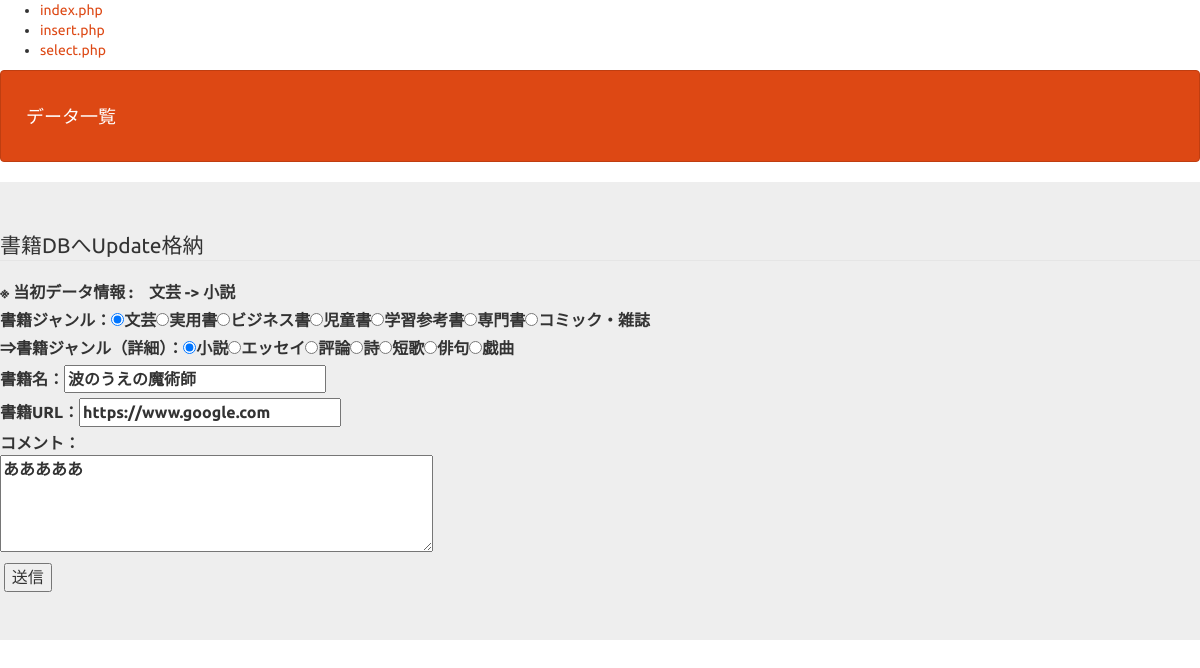
/detail.php?id=8, run on the app's committed database.
### tables this page shows
CREATE TABLE `gs_20210327_table` (
  `id` mediumint(12) NOT NULL,
  `b_genre_1` varchar(128) NOT NULL,
  `b_genre_2` varchar(128) NOT NULL,
  `b_name` varchar(64) NOT NULL,
  `b_url` text NOT NULL,
  `b_remarks` text NOT NULL,
  `indate` datetime NOT NULL
);

### funcs.php (called while the page is built, shortened)
<?php
function h($str){
    return htmlspecialchars($str, ENT_QUOTES);
}

### detail.php (the view, shortened to what this page needs)
<?php
require_once('funcs.php');
$pdo = db_conn();
$id = $_GET['id'];
$stmt = $pdo->prepare('SELECT * FROM gs_20210327_table WHERE id=' . $id . ';');
$status = $stmt->execute();
if ($status == false) {
    sql_error($status);
} else {
    $result = $stmt->fetch();
}
?>
<!DOCTYPE html>
<html lang="ja">
<head>
    <link href="css/bootstrap.min.css" rel="stylesheet">
</head>
<body>
    <ul>
        <li><a href="index.php">index.php</a></li>
        <li><a href="insert.php">insert.php</a></li>
        <li><a href="select.php">select.php</a></li>
    </ul>
    <header>
        <nav class="navbar navbar-default">
            <div class="container-fluid">
                <div class="navbar-header"><a class="navbar-brand" href="select.php">データ一覧</a></div>
            </div>
        </nav>
    </header>
    <form method="post" action="update.php">
        <div class="jumbotron">
            <fieldset>
                <legend>書籍DBへUpdate格納</legend>
                <label>※ 当初データ情報 :　<?= h($result['b_genre_1'])?>  ->  <?= h($result['b_genre_2'])?></label><br>
                <label id="b_genre_1">書籍ジャンル：</label><br>
                <label id="b_genre_2">⇒</label><br>
                <label id="b_name">書籍名：<input type="text" name="b_name" value="<?= h($result['b_name'])?>"></label><br>
                <label id="b_url">書籍URL：<input type="text" name="b_url" value="<?= h($result['b_url'])?>"></label><br>
                <label id="b_remarks">コメント：<br><textArea name="b_remarks" rows="4" cols="40"><?= h($result['b_remarks'])?></textArea></label><br>
                <input type="submit" value="送信">
            </fieldset>
        </div>
    </form>
</body>
</html>

### detail.php (style rules this page uses)
div { padding: 10px; font-size: 16px; }

### data on the page
gs_20210327_table: b_genre_1 "文芸", b_genre_2 "小説", b_name "波のうえの魔術師", b_url "https://www.google.com", b_remarks "あああああ"
